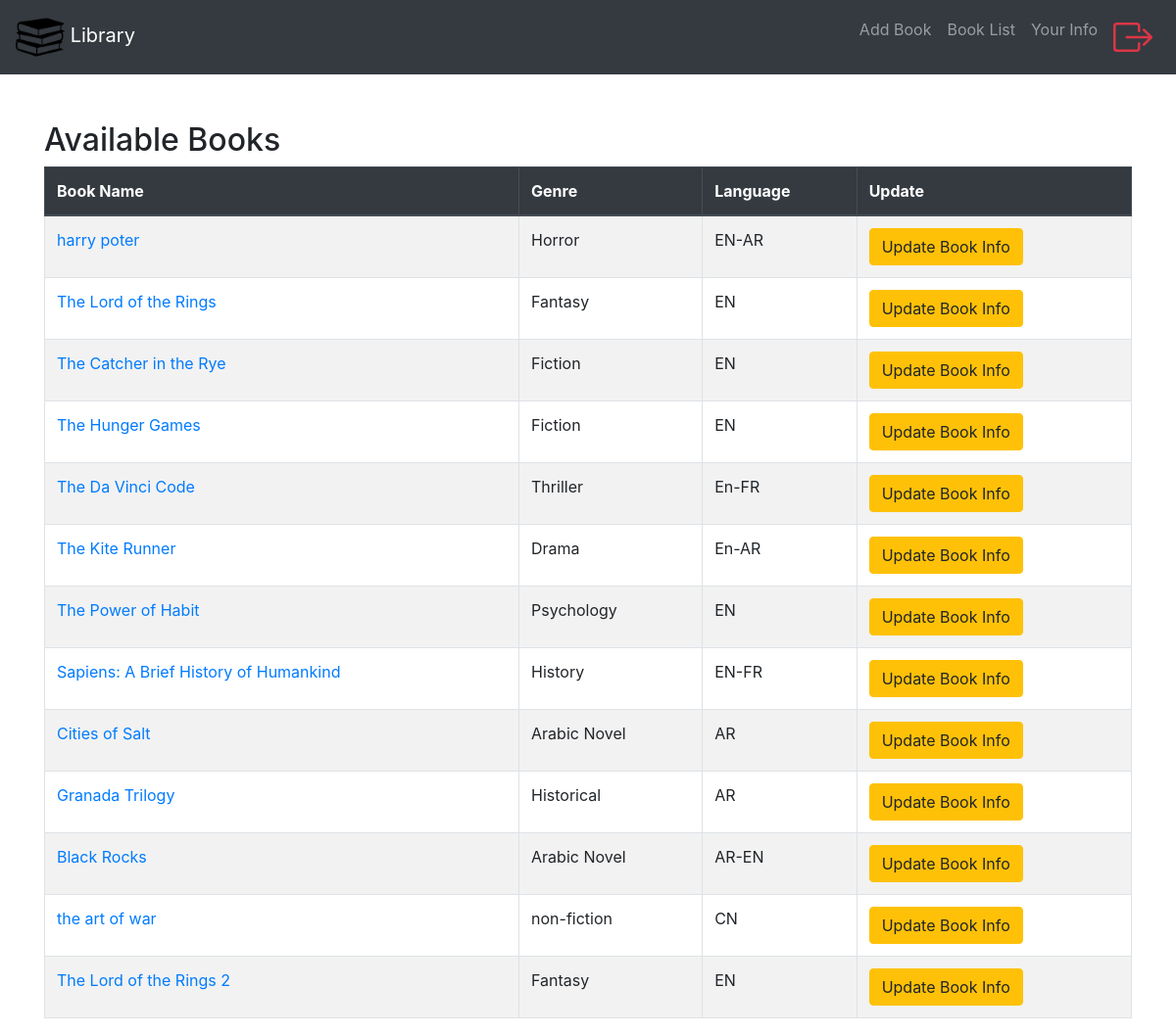
/books/ (signed in), run on the app's committed database.
### app1/models.py (models this page shows, shortened)
class book(models.Model):
    bname = models.CharField(max_length=64)
    author = models.CharField(max_length=100)
    pages = models.CharField(max_length=64)
    language = models.CharField(max_length=64)
    average_rating = models.FloatField(default=0.0, validators=[MaxValueValidator(10)])
    price = models.DecimalField(max_digits=10, decimal_places=2)
    edition = models.PositiveIntegerField()
    genre = models.CharField(max_length=64)
    ISBN = models.CharField(max_length=13, unique=True)

### app1/views.py (the view)
# urls.py: path('books/', views.books, name='books'),
def books(request):
    book_list = book.objects.all()
    customer_list = customers.objects.all()
    user_list= User.objects.all()
    book_form = BookForm()
    return render(request,"app1/book.html",{
        "book_list": book_list,"book_form" :book_form, "customers_list" : customer_list,'user':user_list
    })

### app1/templates/app1/book.html
{% extends "app1/layout.html" %}
{% block body %}
<div class="container mt-5">
    <h2>Available Books</h2>
    <table class="table table-bordered table-striped">
        <thead class="thead-dark">
            <tr>
                <th scope="col">Book Name</th>
                <th scope="col">Genre</th>
                <th scope="col">Language</th>
                <th scope="col">Update</th>
            </tr>
        </thead>
        <tbody>
            {% for book in book_list %}
            <tr>
                <td>
                    <a href="{% url 'app1:book_details' book.id %}">{{ book.bname }}</a>
                </td>
                <td>{{ book.genre }}</td>
                <td>{{ book.language }}</td>
                <td>
                    <a href="{% url 'app1:update_book' book.id %}" class="btn btn-warning">Update Book Info</a>
                </td>
            </tr>
            {% endfor %}
        </tbody>
    </table>
</div>
{% endblock %}

### data on the page
book: bname "harry poter", genre "Horror", language "EN-AR"
book: bname "The Lord of the Rings", genre "Fantasy", language "EN"
book: bname "The Catcher in the Rye", genre "Fiction", language "EN"
book: bname "The Hunger Games", genre "Fiction", language "EN"
book: bname "The Da Vinci Code", genre "Thriller", language "En-FR"
book: bname "The Kite Runner", genre "Drama", language "En-AR"
book: bname "The Power of Habit", genre "Psychology", language "EN"
book: bname "Sapiens: A Brief History of Humankind", genre "History", language "EN-FR"
book: bname "Cities of Salt", genre "Arabic Novel", language "AR"
book: bname "Granada Trilogy", genre "Historical", language "AR"
book: bname "Black Rocks", genre "Arabic Novel", language "AR-EN"
book: bname "the art of war", genre "non-fiction", language "CN"
book: bname "The Lord of the Rings 2", genre "Fantasy", language "EN"
